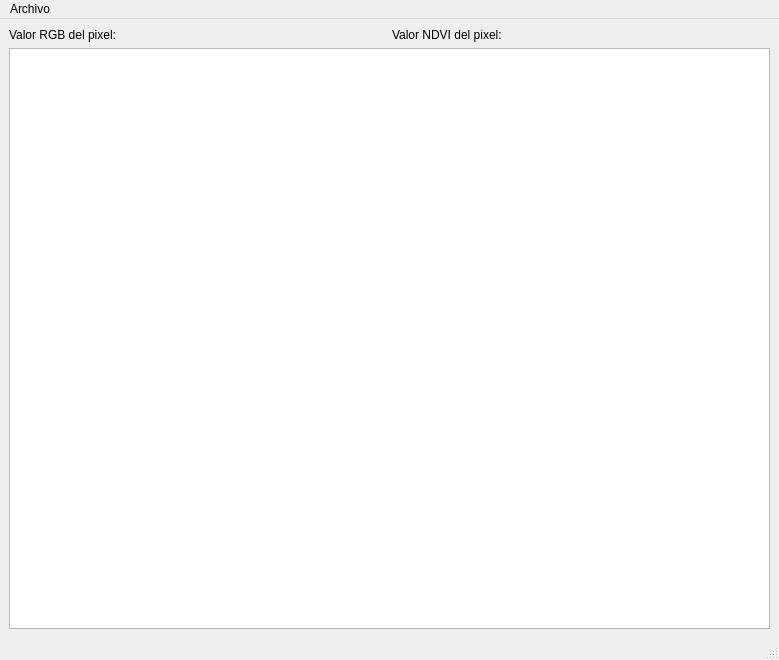
<?xml version="1.0" encoding="UTF-8"?>
<ui version="4.0">
 <class>rgb_visualizer</class>
 <widget class="QMainWindow" name="rgb_visualizer">
  <property name="geometry">
   <rect>
    <x>0</x>
    <y>0</y>
    <width>779</width>
    <height>660</height>
   </rect>
  </property>
  <property name="windowTitle">
   <string>Obtener NDVI</string>
  </property>
  <widget class="QWidget" name="centralwidget">
   <layout class="QGridLayout" name="gridLayout">
    <item row="1" column="0">
     <layout class="QVBoxLayout" name="verticalLayout">
      <item>
       <layout class="QHBoxLayout" name="horizontalLayout_2">
        <item>
         <widget class="QLabel" name="label">
          <property name="sizePolicy">
           <sizepolicy hsizetype="Fixed" vsizetype="Preferred">
            <horstretch>0</horstretch>
            <verstretch>0</verstretch>
           </sizepolicy>
          </property>
          <property name="text">
           <string>Valor RGB del pixel:</string>
          </property>
         </widget>
        </item>
        <item>
         <widget class="QLabel" name="label_2">
          <property name="text">
           <string/>
          </property>
         </widget>
        </item>
        <item>
         <widget class="QLabel" name="label_3">
          <property name="sizePolicy">
           <sizepolicy hsizetype="Fixed" vsizetype="Preferred">
            <horstretch>0</horstretch>
            <verstretch>0</verstretch>
           </sizepolicy>
          </property>
          <property name="text">
           <string>Valor NDVI del pixel:</string>
          </property>
         </widget>
        </item>
        <item>
         <widget class="QLabel" name="label_4">
          <property name="text">
           <string/>
          </property>
         </widget>
        </item>
       </layout>
      </item>
      <item>
       <widget class="RGBViewer" name="rgbview"/>
      </item>
     </layout>
    </item>
   </layout>
  </widget>
  <widget class="QMenuBar" name="menubar">
   <property name="geometry">
    <rect>
     <x>0</x>
     <y>0</y>
     <width>779</width>
     <height>21</height>
    </rect>
   </property>
   <widget class="QMenu" name="menuArchivo">
    <property name="title">
     <string>Archivo</string>
    </property>
    <addaction name="actionAbrir_Imagen"/>
    <addaction name="actionCerrar"/>
   </widget>
   <addaction name="menuArchivo"/>
  </widget>
  <widget class="QStatusBar" name="rgbinfo"/>
  <action name="actionAbrir_Imagen">
   <property name="text">
    <string>Abrir Imagen</string>
   </property>
  </action>
  <action name="actionCerrar">
   <property name="text">
    <string>Cerrar</string>
   </property>
  </action>
 </widget>
 <customwidgets>
  <customwidget>
   <class>RGBViewer</class>
   <extends>QGraphicsView</extends>
   <header>ndvi_lib.ndvi_class</header>
  </customwidget>
 </customwidgets>
 <resources/>
 <connections/>
</ui>
